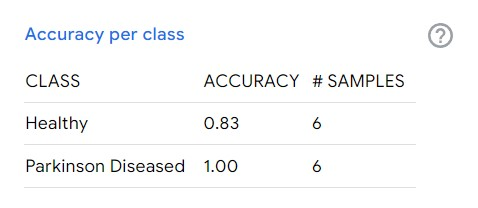
#> input picture clocktestDem/Images/accuracy_per_class.jpg, 478 x 208 px, found by its file name
$ jupyter execute --allow-errors '[Google_Colab_Learner'"'"'s]_Image_Processing.ipynb'
#> lines starting #> are read from the running program, lines starting #| are printed output that depends on the picture
#SIF Artificial Intelligence Founational - Image Processing 🌟🌏

Image processing is an important field that has a wide range of applications in various industries, including healthcare, entertainment, manufacturing, and security. It involves the manipulation of digital images to extract information, enhance visual quality, or create new visual content.

Learning about kernels and image processing is important for several reasons. First, it provides a fundamental understanding of how digital images are manipulated and processed. Understanding the concept of kernels and image processing algorithms enables individuals to develop their own image processing techniques and customize them to suit specific applications.

# Uploading and Processing Image

Upload Image

[cell 1]
import cv2
from google.colab.patches import cv2_imshow

# Load the image
img = cv2.imread('#')

# Convert the image to grayscale
#> (the rest of this cell did not finish here and is left out)

# Algorithm behind kernel convolutions

Recall Sentosa.io, where we created image effects with the webaapp.

 https://setosa.io/ev/image-kernels/

Click 'Capture' to make photo using your webcam. To take the picture!

Read, resize and display the image.

#> (a cell that did not finish here is left out)

#Apply a Gaussian blur filter to a grayscale image:

This code first loads the image in grayscale mode using the cv2.imread() function from OpenCV. It then applies a Gaussian blur filter to the grayscale image using the cv2.GaussianBlur() function. The (5, 5) argument specifies the size of the kernel used for the blur, and the 0 argument specifies the standard deviation of the Gaussian distribution used for the blur. Finally, the original and blurred images are displayed side by side using the cv2.hconcat() function.

Note that you can experiment with different kernel sizes and standard deviation values to achieve different levels of blur. Additionally, you can apply other types of blur filters, such as median or bilateral blur, to achieve different effects.

#> (a cell that did not finish here is left out)

#Sobel edge detection to a grayscale image using a block of pixels as the kernel:

This code first loads the image in grayscale mode using the cv2.imread() function from OpenCV. It then defines the Sobel kernel as a 3x3 block of pixels using a NumPy array. The cv2.filter2D() function is used to apply the Sobel filter to the grayscale image using the kernel. The -1 argument in the function call specifies that the output image should have the same depth as the input image. Finally, the original and Sobel-filtered images are displayed side by side using the cv2.hconcat() function.

Note that you can experiment with different kernel sizes and values to achieve different levels of edge detection. Additionally, you can apply thresholding or other image processing techniques to further enhance the edges detected by the Sobel filter.

[cell 4]
import cv2
import numpy as np
from google.colab import files
from google.colab.patches import cv2_imshow

# Upload the image file
uploaded = files.upload()
#> the answer given: accuracy_per_class.jpg
#> (the rest of this cell did not finish here and is left out)

#Understanding RGB

[cell 5]
import cv2
from google.colab import files
from google.colab.patches import cv2_imshow

# Upload the image file
uploaded = files.upload()
#> the answer given: parkinson_disease_detection.jpg

# Loop through the uploaded files
for filename in uploaded.keys():
    # Read the image
    image = cv2.imread(filename)
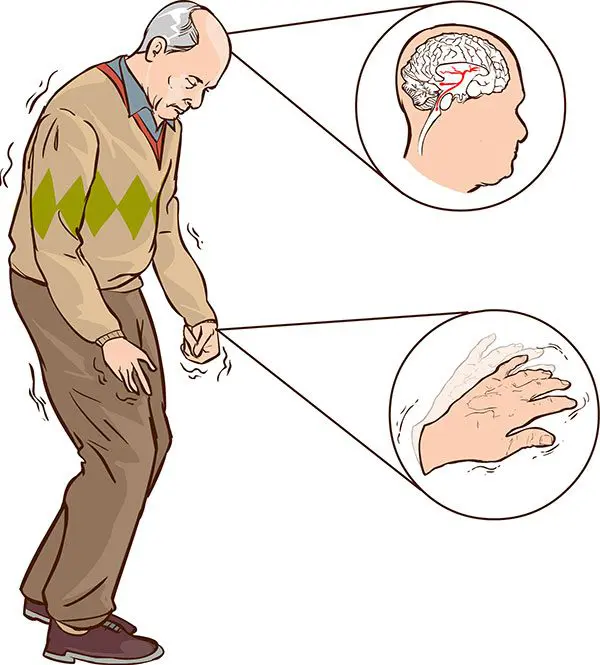
#> input picture clocktestDem/Images/parkinson_disease_detection.jpg, 600 x 665 px, found by its file name
#> image is the input picture: shape (665, 600, 3); mean B, G, R 213.4, 221.4, 230

    # Split the image into its three color channels
    blue, green, red = cv2.split(image)
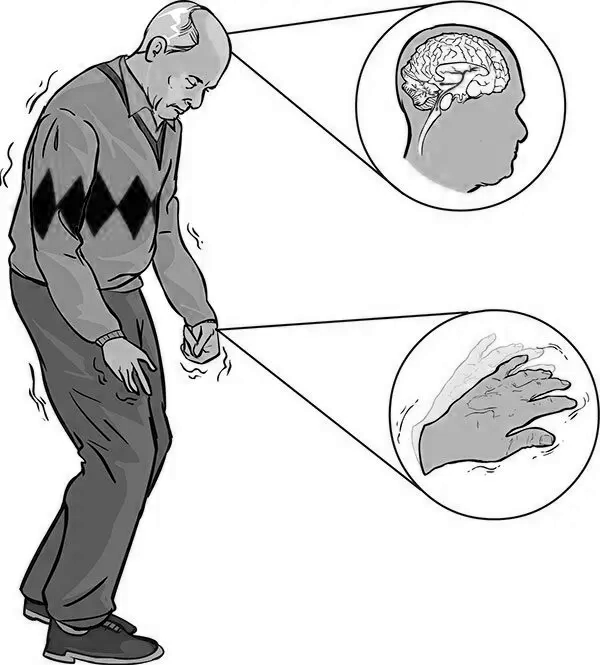
#> blue: shape (665, 600); min 0, max 255, mean 213.4
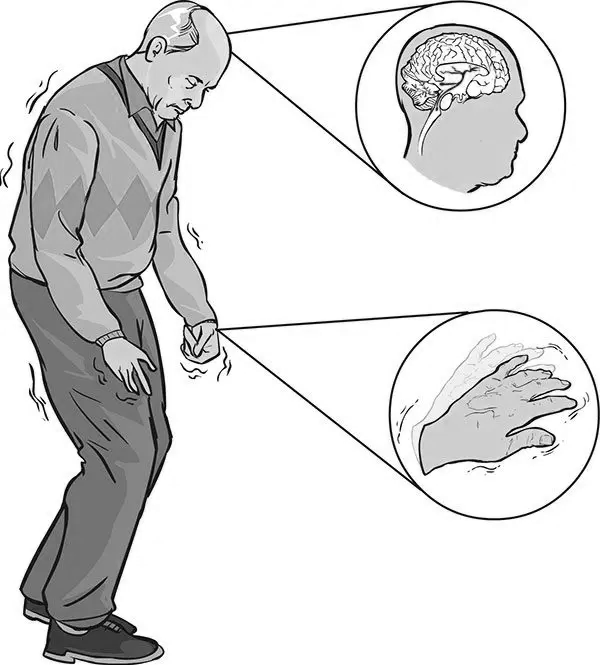
#> green: shape (665, 600); min 0, max 255, mean 221.4
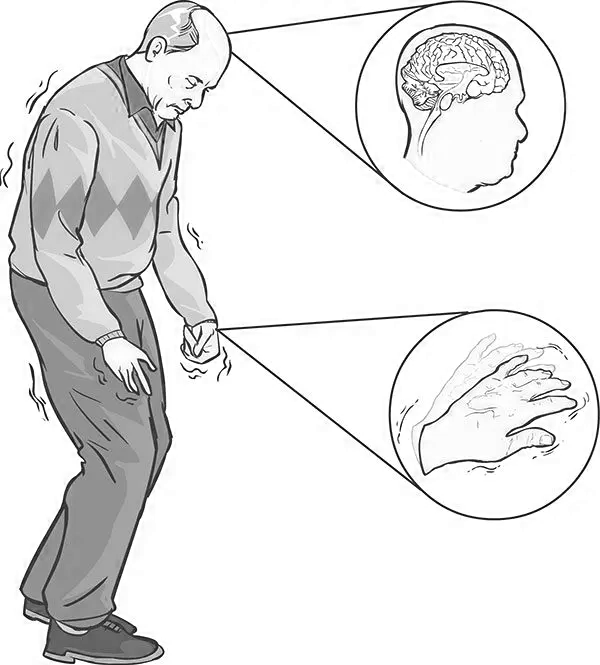
#> red: shape (665, 600); min 0, max 255, mean 230

    # Zero out the blue and green channels


    # Merge the red channel with the zeroed-out blue and green channels
    filtered_image = cv2.merge([blue, green, red])

    # Display the filtered image
    cv2_imshow(filtered_image)
    cv2.waitKey(0)
    cv2.destroyAllWindows()
